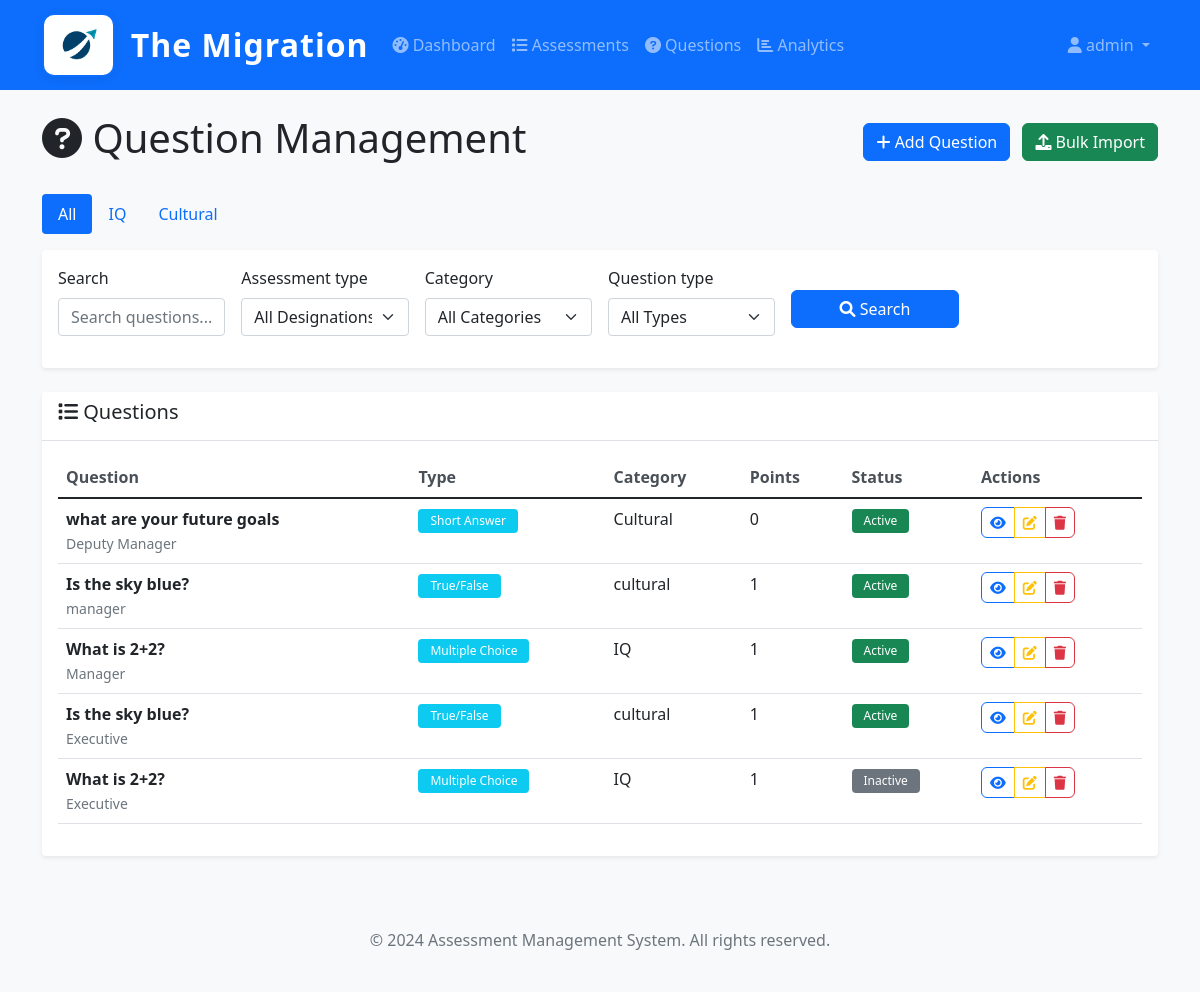
Before: /assessments/admin/questions/?page=2 (signed in) with the older database file.
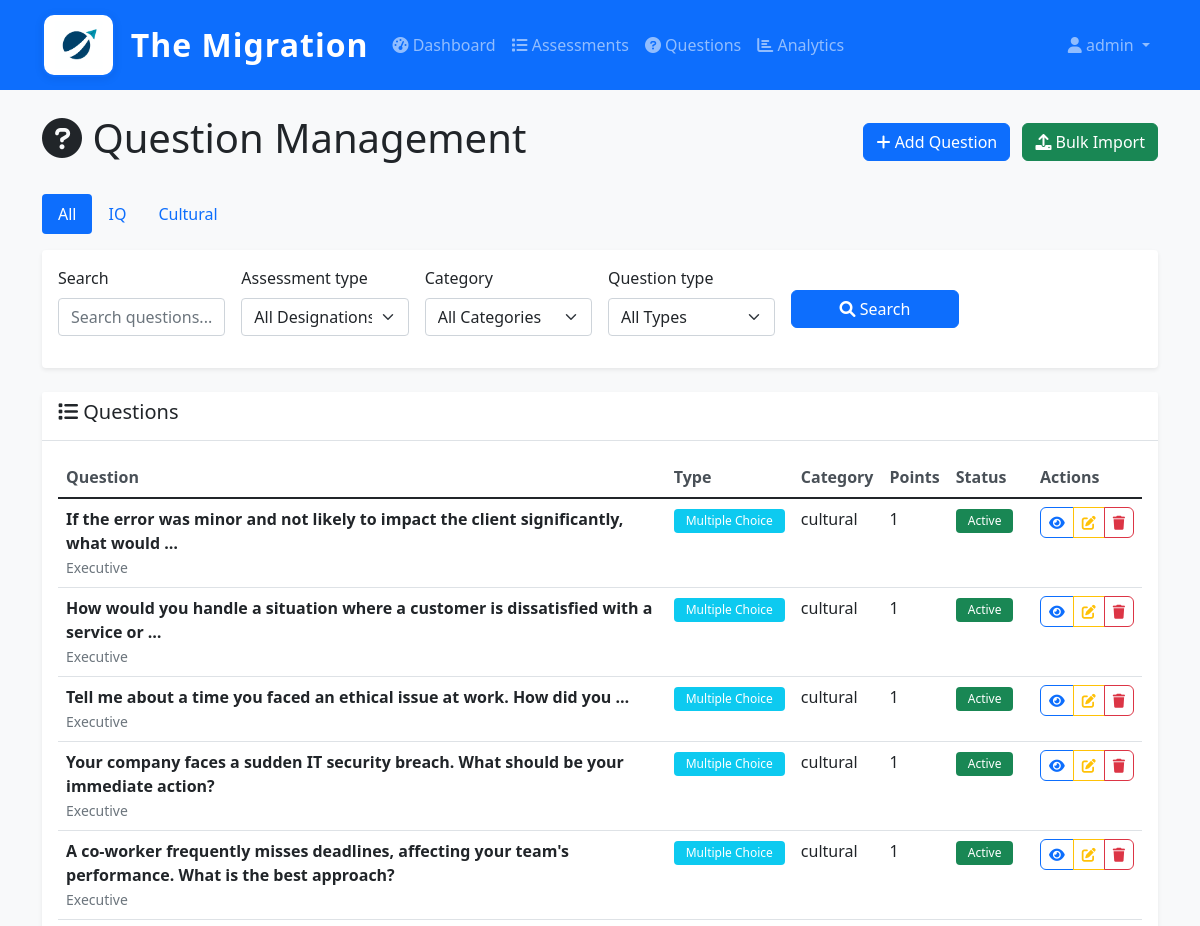
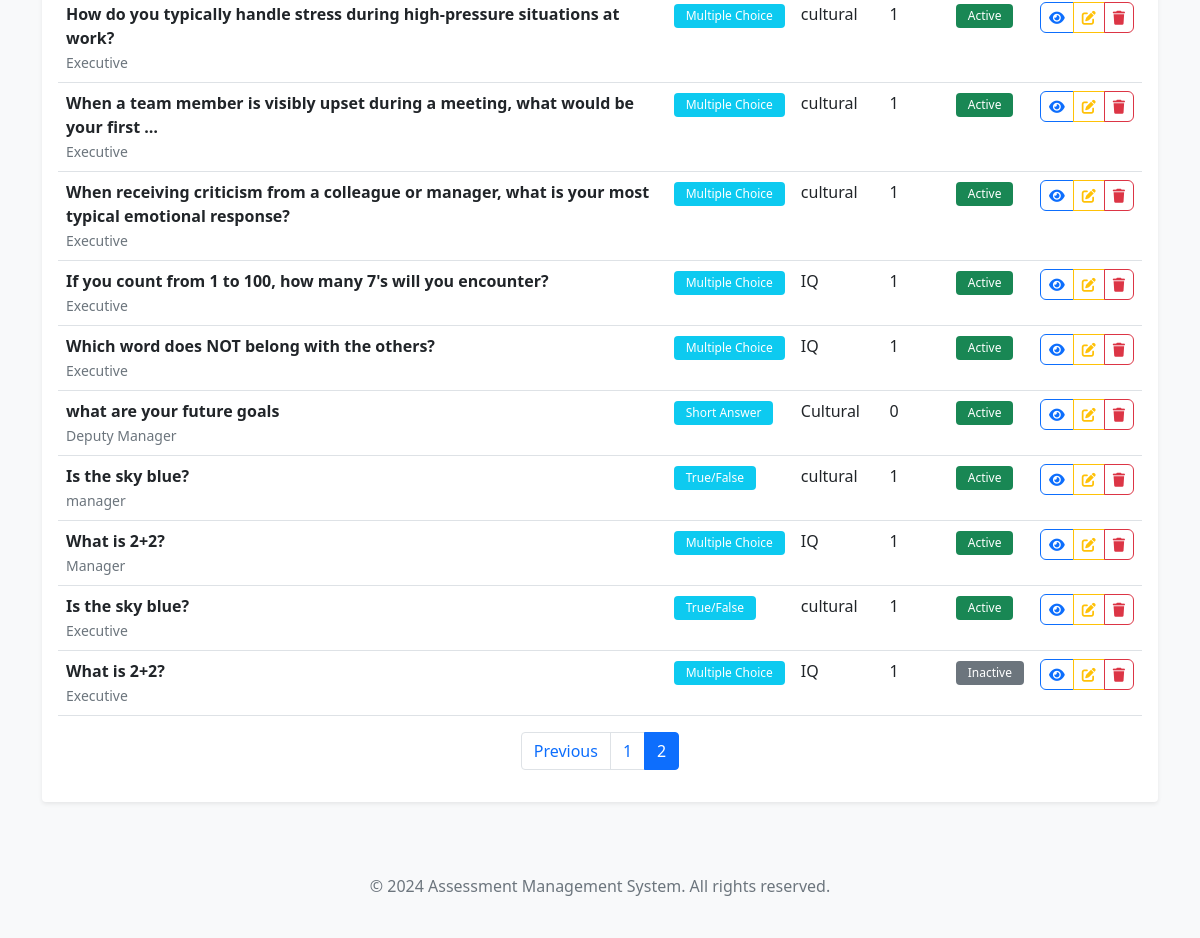
After: the same page with the newer database file (2 pictures, top to bottom).
### users/models.py (models this page shows, shortened)
class CustomUser(AbstractUser):
    ROLE_CHOICES = (
        ('admin', 'Admin'),
        ('hr_admin', 'HR Admin'),
        ('candidate', 'Candidate'),
        ('reviewer', 'Reviewer'),
    )
    role = models.CharField(max_length=20, choices=ROLE_CHOICES, default='candidate')
    phone = models.CharField(max_length=15, blank=True, null=True)
    department = models.CharField(max_length=100, blank=True, null=True)
    employee_id = models.CharField(max_length=50, blank=True, null=True)
    is_active = models.BooleanField(default=True)
    created_at = models.DateTimeField(auto_now_add=True)
    updated_at = models.DateTimeField(auto_now=True)
    class Meta:
        verbose_name = 'User'
        verbose_name_plural = 'Users'

### assessments/models.py (models this page shows, shortened)
class Question(models.Model):
    QUESTION_TYPES = [
        ('MCQ', 'Multiple Choice'),
        ('TF', 'True/False'),
        ('SA', 'Short Answer'),
    ]
    assessment_type = models.ForeignKey(Designation, on_delete=models.CASCADE, related_name='questions')
    category = models.ForeignKey(QuestionCategory, on_delete=models.CASCADE, related_name='questions', null=True, blank=True)
    text = models.TextField()
    question_type = models.CharField(max_length=3, choices=QUESTION_TYPES)
    options = models.JSONField(null=True, blank=True, help_text="For MCQ: list of options")
    correct_answer = models.TextField()
    explanation = models.TextField(blank=True, help_text="Explanation for the correct answer")
    points = models.PositiveIntegerField(default=1, help_text="Points for this question")
    is_active = models.BooleanField(default=True)
    created_at = models.DateTimeField(auto_now_add=True)
    updated_at = models.DateTimeField(auto_now=True)
    class Meta:
        verbose_name = 'Question'
        verbose_name_plural = 'Questions'

class Designation(models.Model):
    name = models.CharField(max_length=100, unique=True)
    description = models.TextField(blank=True)
    is_active = models.BooleanField(default=True)
    created_at = models.DateTimeField(auto_now_add=True)
    updated_at = models.DateTimeField(auto_now=True)
    class Meta:
        verbose_name = 'Designation'
        verbose_name_plural = 'Designations'
    def __str__(self):
        return self.name

class QuestionCategory(models.Model):
    name = models.CharField(max_length=100)
    description = models.TextField(blank=True)
    assessment_type = models.ForeignKey(Designation, on_delete=models.CASCADE, related_name='categories')
    class Meta:
        verbose_name = 'Question Category'
        verbose_name_plural = 'Question Categories'
        unique_together = ['name', 'assessment_type']
    def __str__(self):
        return f"{self.name} - {self.assessment_type.name}"

### assessments/views.py (the view)
    def wrapper(request, *args, **kwargs):
        if not request.user.is_authenticated:
            return HttpResponseRedirect(reverse('admin_login'))
        if not is_authorized_admin(request.user):
            messages.error(request, 'Access denied. Only authorized administrators can access this system.')
            return HttpResponseRedirect(reverse('admin_login'))
        return view_func(request, *args, **kwargs)

### assessments/forms.py
class QuestionSearchForm(forms.Form):
    assessment_type = forms.ModelChoiceField(
        queryset=Designation.objects.all(),
        required=False,
        empty_label="All Designations"
    )
    category = forms.ModelChoiceField(
        queryset=QuestionCategory.objects.all(),
        required=False,
        empty_label="All Categories"
    )
    question_type = forms.ChoiceField(
        choices=[('', 'All Types')] + Question.QUESTION_TYPES,
        required=False
    )
    search = forms.CharField(required=False, widget=forms.TextInput(attrs={'placeholder': 'Search questions...'}))
    def __init__(self, *args, **kwargs):
        super().__init__(*args, **kwargs)
        self.fields['assessment_type'].queryset = Designation.objects.all()
        self.fields['category'].queryset = QuestionCategory.objects.all()

### assessments/views.py (called while the page is built)
def is_authorized_admin(user):
    return (user.is_authenticated and
            user.role == 'admin' and
            user.email in AUTHORIZED_ADMIN_EMAILS)

def admin_required(view_func):
    def wrapper(request, *args, **kwargs):
        if not request.user.is_authenticated:
            return HttpResponseRedirect(reverse('admin_login'))
        if not is_authorized_admin(request.user):
            messages.error(request, 'Access denied. Only authorized administrators can access this system.')
            return HttpResponseRedirect(reverse('admin_login'))
        return view_func(request, *args, **kwargs)
    return wrapper

### assessments/templates/assessments/question_list.html (shortened to what this page needs)
{% extends 'base.html' %}
{% load crispy_forms_tags %}
{% block content %}
<div class="row">
    <div class="col-12">
        <div class="d-flex justify-content-between align-items-center mb-4">
            <h1><i class="fas fa-question-circle"></i> Question Management</h1>
            <div>
                <a href="{% url 'assessments:question_create' %}" class="btn btn-primary">
                    <i class="fas fa-plus"></i> Add Question
                </a>
                <a href="{% url 'assessments:bulk_import_questions' %}" class="btn btn-success ms-2">
                    <i class="fas fa-upload"></i> Bulk Import
                </a>
            </div>
        </div>
    </div>
</div>
<div class="row mb-3">
    <div class="col-12">
        <ul class="nav nav-pills">
            <li class="nav-item">
                <a class="nav-link {% if not selected_category_id %}active{% endif %}" href="?">All</a>
            </li>
            <li class="nav-item">
                <a class="nav-link {% if selected_category_id == iq_category_id %}active{% endif %}" href="?category={{ iq_category_id }}">IQ</a>
            </li>
            <li class="nav-item">
                <a class="nav-link {% if selected_category_id == cultural_category_id %}active{% endif %}" href="?category={{ cultural_category_id }}">Cultural</a>
            </li>
        </ul>
    </div>
</div>
<div class="row mb-4">
    <div class="col-12">
        <div class="card">
            <div class="card-body">
                <form method="get" class="row g-3">
                    <div class="col-md-2">
                        {{ form.search|as_crispy_field }}
                    </div>
                    <div class="col-md-2">
                        {{ form.assessment_type|as_crispy_field }}
                    </div>
                    <div class="col-md-2">
                        {{ form.category|as_crispy_field }}
                    </div>
                    <div class="col-md-2">
                        {{ form.question_type|as_crispy_field }}
                    </div>
                    <div class="col-md-2">
                        <button type="submit" class="btn btn-primary mt-4 w-100">
                            <i class="fas fa-search"></i> Search
                        </button>
                    </div>
                </form>
            </div>
        </div>
    </div>
</div>
<div class="row">
    <div class="col-12">
        <div class="card">
            <div class="card-header">
                <h5><i class="fas fa-list"></i> Questions</h5>
            </div>
            <div class="card-body">
                {% if page_obj %}
                    <div class="table-responsive">
                        <table class="table table-hover">
                            <thead>
                                <tr>
                                    <th>Question</th>
                                    <th>Type</th>
                                    <th>Category</th>
                                    <th>Points</th>
                                    <th>Status</th>
                                    <th>Actions</th>
                                </tr>
                            </thead>
                            <tbody>
                                {% for question in page_obj %}
                                <tr>
                                    <td>
                                        <strong>{{ question.text|truncatewords:15 }}</strong>
                                        <br><small class="text-muted">{{ question.assessment_type.name }}</small>
                                    </td>
                                    <td>
                                        <span class="badge bg-info">{{ question.get_question_type_display }}</span>
                                    </td>
                                    <td>{{ question.category.name|default:"-" }}</td>
                                    <td>{{ question.points }}</td>
                                    <td>
                                        <span class="badge bg-{% if question.is_active %}success{% else %}secondary{% endif %}">
                                            {% if question.is_active %}Active{% else %}Inactive{% endif %}
                                        </span>
                                    </td>
                                    <td>
                                        <div class="btn-group" role="group">
                                            <a href="{% url 'assessments:question_detail' question.id %}" class="btn btn-sm btn-outline-primary" title="View Details">
                                                <i class="fas fa-eye"></i>
                                            </a>
                                            <a href="{% url 'assessments:question_edit' question.id %}" class="btn btn-sm btn-outline-warning" title="Edit Question">
                                                <i class="fas fa-edit"></i>
                                            </a>
                                            <a href="{% url 'assessments:question_delete' question.id %}" class="btn btn-sm btn-outline-danger" title="Delete Question">
                                                <i class="fas fa-trash"></i>
                                            </a>
                                        </div>
                                    </td>
                                </tr>
                                {% endfor %}
                            </tbody>
                        </table>
                    </div>
                    {% if page_obj.has_other_pages %}
                    <nav aria-label="Question pagination">
                        <ul class="pagination justify-content-center">
                            {% if page_obj.has_previous %}
                                <li class="page-item">
                                    <a class="page-link" href="?page={{ page_obj.previous_page_number }}">Previous</a>
                                </li>
                            {% endif %}
                            {% for num in page_obj.paginator.page_range %}
                                {% if page_obj.number == num %}
                                    <li class="page-item active">
                                        <span class="page-link">{{ num }}</span>
                                    </li>
                                {% elif num > page_obj.number|add:'-3' and num < page_obj.number|add:'3' %}
                                    <li class="page-item">
                                        <a class="page-link" href="?page={{ num }}">{{ num }}</a>
                                    </li>
                                {% endif %}
                            {% endfor %}
                        </ul>
                    </nav>
                    {% endif %}
                {% endif %}
            </div>
        </div>
    </div>
</div>
{% endblock %}

### templates/base.html (shortened to what this page needs)
{% load static %}
<!DOCTYPE html>
<html lang="en">
<head>
    <link href="https://cdn.jsdelivr.net/npm/bootstrap@5.1.3/dist/css/bootstrap.min.css" rel="stylesheet">
    <link href="https://cdnjs.cloudflare.com/ajax/libs/font-awesome/6.0.0/css/all.min.css" rel="stylesheet">
    <link href="{% static 'css/style.css' %}" rel="stylesheet">
</head>
<body>
    <nav class="navbar navbar-expand-lg navbar-dark bg-primary">
        <div class="container">
            <a class="navbar-brand d-flex align-items-center" href="{% url 'home' %}">
                <img src="{% static 'images/logo.png' %}" alt="The Migration Logo" style="height:64px; width:auto; margin-right:16px; background: #fff; border-radius: 12px; box-shadow: 0 2px 8px rgba(0,0,0,0.08); padding: 6px; border: 2px solid #0d6efd;">
                <span class="fs-2 fw-bold text-white" style="letter-spacing:1px;">The Migration</span>
            </a>
            <div class="collapse navbar-collapse" id="navbarNav">
                <ul class="navbar-nav me-auto">
                    {% if user.is_authenticated %}
                        {% if user.role == 'admin' %}
                            <li class="nav-item">
                                <a class="nav-link" href="{% url 'assessments:admin_dashboard' %}">
                                    <i class="fas fa-tachometer-alt"></i> Dashboard
                                </a>
                            </li>
                            <li class="nav-item">
                                <a class="nav-link" href="{% url 'assessments:assessment_list' %}">
                                    <i class="fas fa-list"></i> Assessments
                                </a>
                            </li>
                            <li class="nav-item">
                                <a class="nav-link" href="{% url 'assessments:question_list' %}">
                                    <i class="fas fa-question-circle"></i> Questions
                                </a>
                            </li>
                            <li class="nav-item">
                                <a class="nav-link" href="{% url 'assessments:analytics' %}">
                                    <i class="fas fa-chart-bar"></i> Analytics
                                </a>
                            </li>
                        {% elif user.role == 'candidate' %}
                            <li class="nav-item">
                                <a class="nav-link" href="{% url 'assessments:candidate_portal' %}">
                                    <i class="fas fa-home"></i> Portal
                                </a>
                            </li>
                        {% endif %}
                    {% endif %}
                </ul>
                <ul class="navbar-nav">
                    {% if user.is_authenticated %}
                        <li class="nav-item dropdown">
                            <a class="nav-link dropdown-toggle" href="#" id="navbarDropdown" role="button" data-bs-toggle="dropdown">
                                <i class="fas fa-user"></i> {{ user.username }}
                            </a>
                        </li>
                    {% else %}
                        <li class="nav-item">
                            <a class="nav-link" href="{% url 'users:login' %}">
                                <i class="fas fa-sign-in-alt"></i> Login
                            </a>
                        </li>
                    {% endif %}
                </ul>
            </div>
        </div>
    </nav>
    <main class="container mt-4">
        {% block content %}{% endblock %}
    </main>
    <footer class="bg-light text-center text-muted py-4 mt-5">
        <div class="container">
            <p>&copy; 2024 Assessment Management System. All rights reserved.</p>
        </div>
    </footer>
</body>
</html>

### static/css/style.css (style rules this page uses)
body { background-color: #f8f9fa; }
.card { border: none; box-shadow: 0 0.125rem 0.25rem rgba(0, 0, 0, 0.075); transition: box-shadow 0.15s ease-in-out; }
.card-header { background-color: #fff; border-bottom: 1px solid #dee2e6; font-weight: 600; }
.navbar-brand { font-weight: 600; }
.navbar-nav .nav-link { font-weight: 500; }
.btn { border-radius: 0.375rem; font-weight: 500; }
.btn-sm { padding: 0.25rem 0.5rem; font-size: 0.875rem; }
.table th { border-top: none; font-weight: 600; color: #495057; }
.badge { font-weight: 500; padding: 0.375rem 0.75rem; }

Changed rows visible on the page:
added Question: text "If the error was minor and not likely to impact the client significantly, what would …", assessment_type.name "Executive", question_type "Multiple Choice", category.name "cultural", points "1", is_active "Active"
added Question: text "How would you handle a situation where a customer is dissatisfied with a service or …", assessment_type.name "Executive", question_type "Multiple Choice", category.name "cultural", points "1", is_active "Active"
added Question: text "Tell me about a time you faced an ethical issue at work. How did you …", assessment_type.name "Executive", question_type "Multiple Choice", category.name "cultural", points "1", is_active "Active"
added Question: text "Your company faces a sudden IT security breach. What should be your immediate action?", assessment_type.name "Executive", question_type "Multiple Choice", category.name "cultural", points "1", is_active "Active"
added Question: text "A co-worker frequently misses deadlines, affecting your team's performance. What is the best approach?", assessment_type.name "Executive", question_type "Multiple Choice", category.name "cultural", points "1", is_active "Active"
added Question: text "How do you typically handle stress during high-pressure situations at work?", assessment_type.name "Executive", question_type "Multiple Choice", category.name "cultural", points "1", is_active "Active"
added Question: text "When a team member is visibly upset during a meeting, what would be your first …", assessment_type.name "Executive", question_type "Multiple Choice", category.name "cultural", points "1", is_active "Active"
added Question: text "When receiving criticism from a colleague or manager, what is your most typical emotional response?", assessment_type.name "Executive", question_type "Multiple Choice", category.name "cultural", points "1", is_active "Active"
added Question: text "If you count from 1 to 100, how many 7's will you encounter?", assessment_type.name "Executive", question_type "Multiple Choice", category.name "IQ", points "1", is_active "Active"
added Question: text "Which word does NOT belong with the others?", assessment_type.name "Executive", question_type "Multiple Choice", category.name "IQ", points "1", is_active "Active"
Other visible differences:
text now shown: "Previous"
new list line: "1"
new list line: "2"
